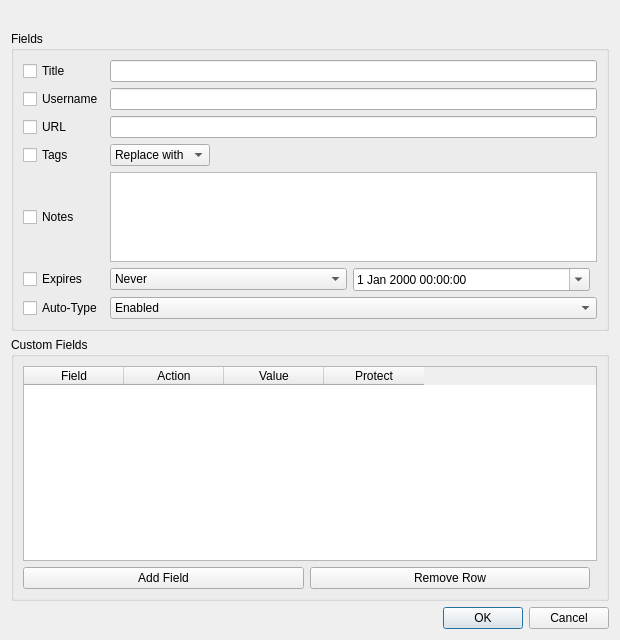
<?xml version="1.0" encoding="UTF-8"?>
<ui version="4.0">
 <class>BulkEditEntriesDialog</class>
 <widget class="QDialog" name="BulkEditEntriesDialog">
  <property name="geometry">
   <rect>
    <x>0</x>
    <y>0</y>
    <width>620</width>
    <height>640</height>
   </rect>
  </property>
  <property name="windowTitle">
   <string>Bulk Edit Entries</string>
  </property>
  <layout class="QVBoxLayout" name="mainLayout">
   <item>
    <widget class="QLabel" name="summaryLabel"/>
   </item>
   <item>
    <widget class="QGroupBox" name="fieldsGroup">
     <property name="title">
      <string>Fields</string>
     </property>
     <layout class="QGridLayout" name="fieldsLayout">
      <item row="0" column="0">
       <widget class="QCheckBox" name="titleCheck">
        <property name="text">
         <string>Title</string>
        </property>
       </widget>
      </item>
      <item row="0" column="1">
       <widget class="QLineEdit" name="titleEdit">
        <property name="accessibleName">
         <string>Title</string>
        </property>
       </widget>
      </item>
      <item row="1" column="0">
       <widget class="QCheckBox" name="usernameCheck">
        <property name="text">
         <string>Username</string>
        </property>
       </widget>
      </item>
      <item row="1" column="1">
       <widget class="QLineEdit" name="usernameEdit">
        <property name="accessibleName">
         <string>Username</string>
        </property>
       </widget>
      </item>
      <item row="2" column="0">
       <widget class="QCheckBox" name="urlCheck">
        <property name="text">
         <string>URL</string>
        </property>
       </widget>
      </item>
      <item row="2" column="1">
       <widget class="QLineEdit" name="urlEdit">
        <property name="accessibleName">
         <string>URL</string>
        </property>
       </widget>
      </item>
      <item row="3" column="0">
       <widget class="QCheckBox" name="tagsCheck">
        <property name="text">
         <string>Tags</string>
        </property>
       </widget>
      </item>
      <item row="3" column="1">
       <widget class="QWidget" name="tagsWidget" native="true">
        <layout class="QHBoxLayout" name="tagsLayout">
         <property name="leftMargin">
          <number>0</number>
         </property>
         <property name="topMargin">
          <number>0</number>
         </property>
         <property name="rightMargin">
          <number>0</number>
         </property>
         <property name="bottomMargin">
          <number>0</number>
         </property>
         <item>
          <widget class="QComboBox" name="tagsModeCombo">
           <property name="accessibleName">
            <string>Tag change</string>
           </property>
           <item>
            <property name="text">
             <string>Replace with</string>
            </property>
           </item>
           <item>
            <property name="text">
             <string>Add</string>
            </property>
           </item>
           <item>
            <property name="text">
             <string>Remove</string>
            </property>
           </item>
          </widget>
         </item>
         <item>
          <widget class="TagsEdit" name="tagsEdit" native="true">
           <property name="sizePolicy">
            <sizepolicy hsizetype="Expanding" vsizetype="Preferred">
             <horstretch>1</horstretch>
             <verstretch>0</verstretch>
            </sizepolicy>
           </property>
           <property name="accessibleName">
            <string>Tags</string>
           </property>
          </widget>
         </item>
        </layout>
       </widget>
      </item>
      <item row="4" column="0">
       <widget class="QCheckBox" name="notesCheck">
        <property name="text">
         <string>Notes</string>
        </property>
       </widget>
      </item>
      <item row="4" column="1">
       <widget class="QPlainTextEdit" name="notesEdit">
        <property name="maximumSize">
         <size>
          <width>16777215</width>
          <height>90</height>
         </size>
        </property>
        <property name="accessibleName">
         <string>Notes</string>
        </property>
        <property name="tabChangesFocus">
         <bool>true</bool>
        </property>
       </widget>
      </item>
      <item row="5" column="0">
       <widget class="QCheckBox" name="expiryCheck">
        <property name="text">
         <string>Expires</string>
        </property>
       </widget>
      </item>
      <item row="5" column="1">
       <widget class="QWidget" name="expiryWidget" native="true">
        <layout class="QHBoxLayout" name="expiryLayout">
         <property name="leftMargin">
          <number>0</number>
         </property>
         <property name="topMargin">
          <number>0</number>
         </property>
         <property name="rightMargin">
          <number>0</number>
         </property>
         <property name="bottomMargin">
          <number>0</number>
         </property>
         <item>
          <widget class="QComboBox" name="expiresCombo">
           <property name="accessibleName">
            <string>Expiry</string>
           </property>
           <item>
            <property name="text">
             <string>Never</string>
            </property>
           </item>
           <item>
            <property name="text">
             <string>On date</string>
            </property>
           </item>
          </widget>
         </item>
         <item>
          <widget class="QDateTimeEdit" name="expiryEdit">
           <property name="accessibleName">
            <string>Expiry date</string>
           </property>
           <property name="calendarPopup">
            <bool>true</bool>
           </property>
          </widget>
         </item>
         <item>
          <spacer name="expirySpacer">
           <property name="orientation">
            <enum>Qt::Horizontal</enum>
           </property>
          </spacer>
         </item>
        </layout>
       </widget>
      </item>
      <item row="6" column="0">
       <widget class="QCheckBox" name="autoTypeCheck">
        <property name="text">
         <string>Auto-Type</string>
        </property>
       </widget>
      </item>
      <item row="6" column="1">
       <widget class="QComboBox" name="autoTypeCombo">
        <property name="accessibleName">
         <string>Auto-Type</string>
        </property>
        <item>
         <property name="text">
          <string>Enabled</string>
         </property>
        </item>
        <item>
         <property name="text">
          <string>Disabled</string>
         </property>
        </item>
       </widget>
      </item>
     </layout>
    </widget>
   </item>
   <item>
    <widget class="QGroupBox" name="customFieldsGroup">
     <property name="title">
      <string>Custom Fields</string>
     </property>
     <layout class="QVBoxLayout" name="customFieldsLayout">
      <item>
       <widget class="QTableWidget" name="customFieldsTable">
        <property name="accessibleName">
         <string>Custom fields</string>
        </property>
        <property name="selectionMode">
         <enum>QAbstractItemView::SingleSelection</enum>
        </property>
        <property name="selectionBehavior">
         <enum>QAbstractItemView::SelectRows</enum>
        </property>
        <attribute name="verticalHeaderVisible">
         <bool>false</bool>
        </attribute>
        <column>
         <property name="text">
          <string>Field</string>
         </property>
        </column>
        <column>
         <property name="text">
          <string>Action</string>
         </property>
        </column>
        <column>
         <property name="text">
          <string>Value</string>
         </property>
        </column>
        <column>
         <property name="text">
          <string>Protect</string>
         </property>
        </column>
       </widget>
      </item>
      <item>
       <layout class="QHBoxLayout" name="customFieldButtonsLayout">
        <item>
         <widget class="QPushButton" name="addFieldButton">
          <property name="text">
           <string>Add Field</string>
          </property>
         </widget>
        </item>
        <item>
         <widget class="QPushButton" name="removeFieldButton">
          <property name="text">
           <string>Remove Row</string>
          </property>
         </widget>
        </item>
        <item>
         <spacer name="customFieldButtonsSpacer">
          <property name="orientation">
           <enum>Qt::Horizontal</enum>
          </property>
         </spacer>
        </item>
       </layout>
      </item>
     </layout>
    </widget>
   </item>
   <item>
    <widget class="QDialogButtonBox" name="buttonBox">
     <property name="standardButtons">
      <set>QDialogButtonBox::Cancel|QDialogButtonBox::Ok</set>
     </property>
    </widget>
   </item>
  </layout>
 </widget>
 <customwidgets>
  <customwidget>
   <class>TagsEdit</class>
   <extends>QWidget</extends>
   <header>gui/tag/TagsEdit.h</header>
   <container>1</container>
  </customwidget>
 </customwidgets>
 <resources/>
 <connections/>
</ui>
